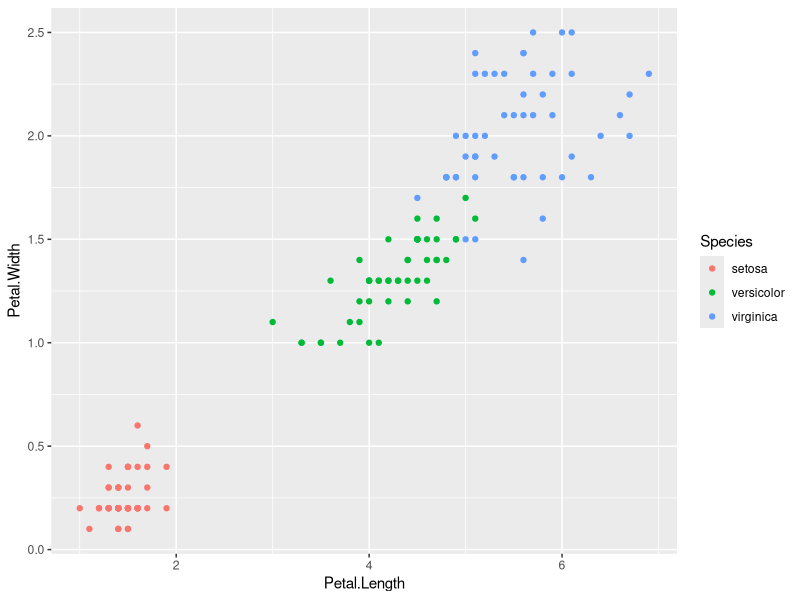
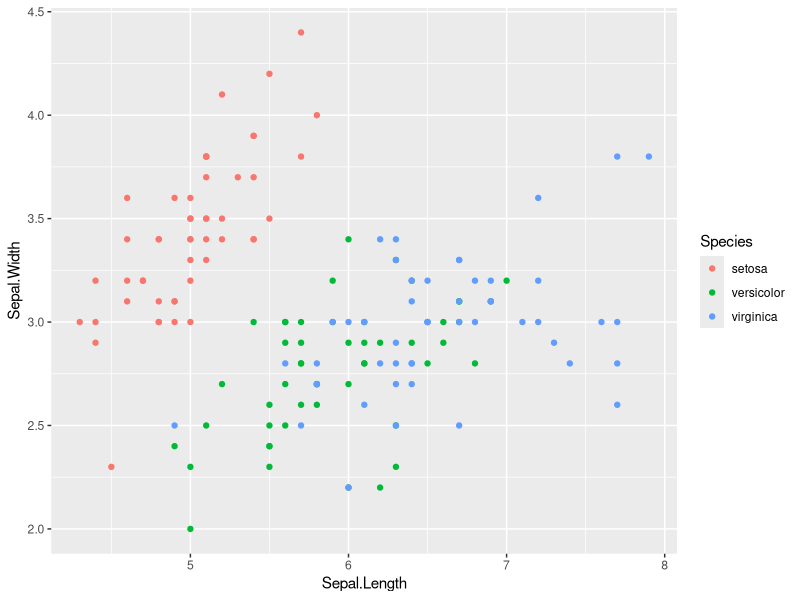
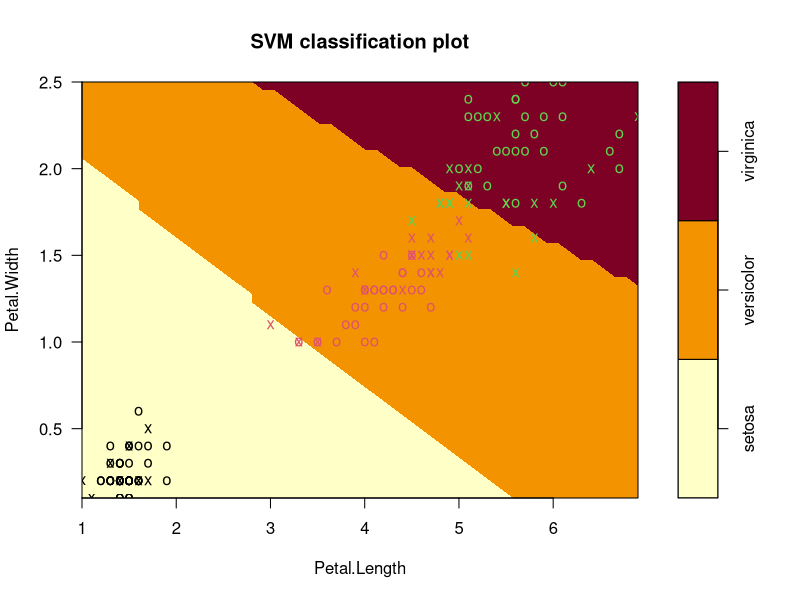

R code for these plots, in order:
data("iris")
head(iris)
str(iris)

library(ggplot2)
library(e1071)

qplot(Petal.Length, Petal.Width, data = iris, color = Species)


help("svm")
svm_model1 <- svm(Species~., data = iris)
summary(svm_model1)

qplot(Sepal.Length, Sepal.Width, data = iris, color = Species)

pred1 <- predict(svm_model1,iris)

table1 <- table(Predicted = pred1, actual = iris$Species)
table1

plot(svm_model1, data = iris,
     Petal.Width~Petal.Length, slice =
       list(Sepal.Width = 3, Sepal.Length = 4))


Model1_AccuracyRate = sum(diag(table1))/sum(table1)
Model1_AccuracyRate